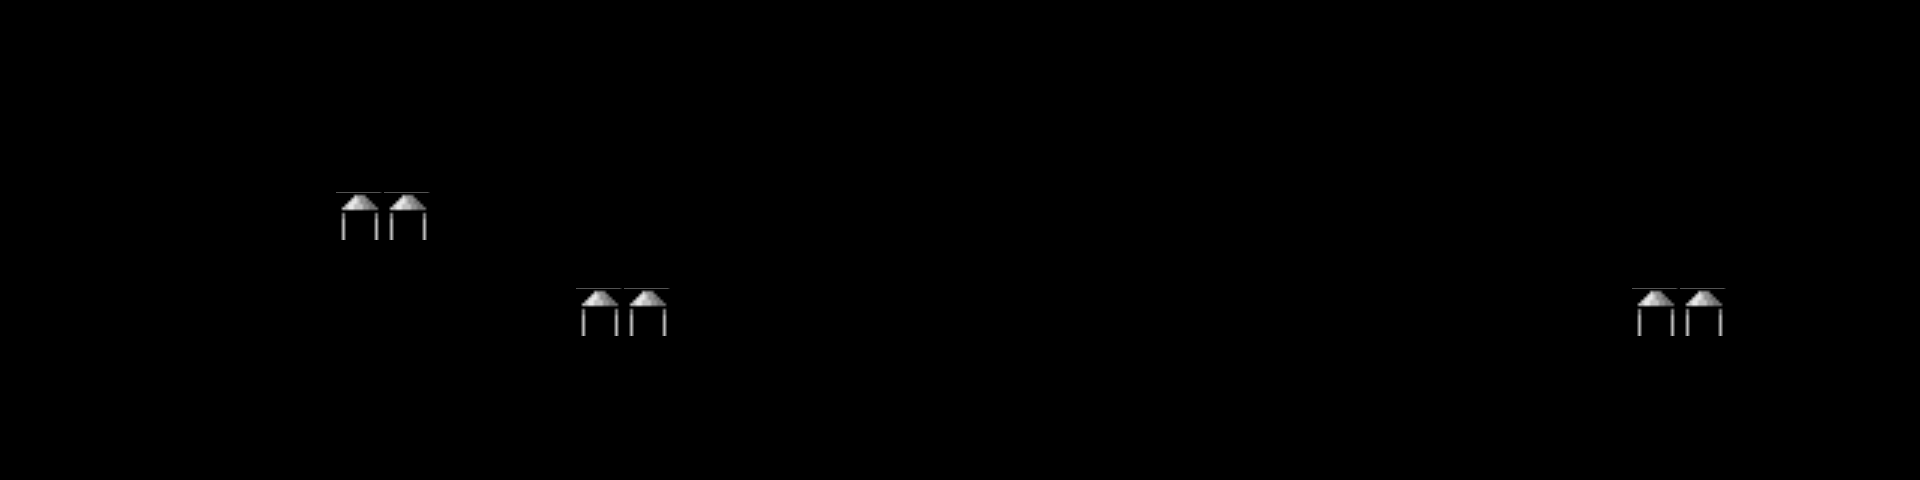

Rendered tile map (Tiled .tmx) drawn with the repository's tilesets; below, a short description and the full map source, tile grids included:
An orthogonal 40x10 tile map with 48x48 px tiles, 2 tile layers (ground, enemy), 2 tilesets and 3 objects.

<map version="1.8" tiledversion="1.8.5" orientation="orthogonal" renderorder="right-down" width="40" height="10" tilewidth="48" tileheight="48" infinite="0" nextlayerid="4" nextobjectid="8">
 <tileset firstgid="1" name="new_tileset" tilewidth="48" tileheight="48" tilecount="60" columns="6">
  <image source="new_tileset.png" width="288" height="480" />
 </tileset>
 <tileset firstgid="61" name="tileset_expand" tilewidth="48" tileheight="48" tilecount="1204" columns="43">
  <image source="tileset_expand.png" width="2064" height="1350" />
 </tileset>
 <layer id="1" name="ground" width="40" height="10">
  <data encoding="csv">
0,0,0,0,0,0,0,0,0,0,0,0,0,0,0,0,0,0,0,0,0,0,0,0,0,0,0,0,0,0,0,0,0,0,0,0,0,0,0,0,
0,0,0,0,0,0,0,0,0,0,0,0,0,0,0,0,0,0,0,0,0,0,0,0,0,0,0,0,0,0,0,0,0,0,0,0,0,0,0,0,
0,0,0,0,0,0,0,0,0,0,0,0,0,0,0,0,0,0,0,0,0,0,0,0,0,0,0,0,0,0,0,0,0,0,0,0,0,0,0,0,
0,0,0,0,0,0,0,0,0,0,0,0,0,0,0,0,0,0,0,0,0,0,0,0,0,0,0,0,0,0,0,0,0,0,0,0,0,0,0,0,
0,0,0,0,0,0,0,0,0,0,0,0,0,0,0,0,0,0,0,0,0,0,0,0,0,0,0,0,0,0,0,0,0,0,0,0,0,0,0,0,
0,0,0,0,0,1,1,1,1,1,1,1,0,0,0,0,0,0,0,0,0,0,1,1,1,1,1,1,1,0,0,0,0,0,0,0,0,0,0,0,
0,0,1,1,1,1,1,1,1,1,1,1,0,0,0,0,0,0,0,0,0,0,1,1,1,1,1,1,1,1,1,1,0,0,0,0,0,0,0,0,
0,0,1,1,1,1,1,1,1,1,1,1,1,1,1,1,1,1,1,1,1,1,1,1,1,1,1,1,1,1,1,1,1,1,1,1,1,1,0,0,
1,1,1,1,1,1,1,1,1,1,1,1,1,1,1,1,1,1,1,1,1,1,1,1,1,1,1,1,1,1,1,1,1,1,1,1,1,1,1,1,
1,1,1,1,1,1,1,1,1,1,1,1,1,1,1,1,1,1,1,1,1,1,1,1,1,1,1,1,1,1,1,1,1,1,1,1,1,1,1,1
</data>
 </layer>
 <layer id="3" name="enemy" width="40" height="10">
  <data encoding="csv">
0,0,0,0,0,0,0,0,0,0,0,0,0,0,0,0,0,0,0,0,0,0,0,0,0,0,0,0,0,0,0,0,0,0,0,0,0,0,0,0,
0,0,0,0,0,0,0,0,0,0,0,0,0,0,0,0,0,0,0,0,0,0,0,0,0,0,0,0,0,0,0,0,0,0,0,0,0,0,0,0,
0,0,0,0,0,0,0,0,0,0,0,0,0,0,0,0,0,0,0,0,0,0,0,0,0,0,0,0,0,0,0,0,0,0,0,0,0,0,0,0,
0,0,0,0,0,0,0,0,0,0,0,0,0,0,0,0,0,0,0,0,0,0,0,0,0,0,0,0,0,0,0,0,0,0,0,0,0,0,0,0,
0,0,0,0,0,0,0,939,939,0,0,0,0,0,0,0,0,0,0,0,0,0,0,0,0,0,0,0,0,0,0,0,0,0,0,0,0,0,0,0,
0,0,0,0,0,0,0,0,0,0,0,0,0,0,0,0,0,0,0,0,0,0,0,0,0,0,0,0,0,0,0,0,0,0,0,0,0,0,0,0,
0,0,0,0,0,0,0,0,0,0,0,0,939,939,0,0,0,0,0,0,0,0,0,0,0,0,0,0,0,0,0,0,0,0,939,939,0,0,0,0,
0,0,0,0,0,0,0,0,0,0,0,0,0,0,0,0,0,0,0,0,0,0,0,0,0,0,0,0,0,0,0,0,0,0,0,0,0,0,0,0,
0,0,0,0,0,0,0,0,0,0,0,0,0,0,0,0,0,0,0,0,0,0,0,0,0,0,0,0,0,0,0,0,0,0,0,0,0,0,0,0,
0,0,0,0,0,0,0,0,0,0,0,0,0,0,0,0,0,0,0,0,0,0,0,0,0,0,0,0,0,0,0,0,0,0,0,0,0,0,0,0
</data>
 </layer>
 <objectgroup id="2" name="colors">
  <object id="3" x="96" y="288" width="144" height="96" />
  <object id="5" x="480" y="240" width="96" height="96" />
  <object id="7" x="1296" y="288" width="240" height="48" />
 </objectgroup>
</map>
